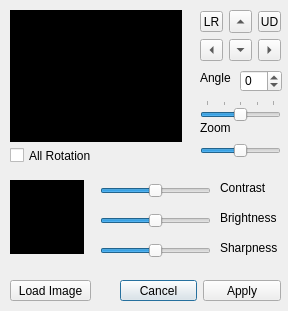
<?xml version="1.0" encoding="UTF-8"?>
<ui version="4.0">
 <class>Dialog_Import</class>
 <widget class="QDialog" name="Dialog_Import">
  <property name="geometry">
   <rect>
    <x>0</x>
    <y>0</y>
    <width>288</width>
    <height>311</height>
   </rect>
  </property>
  <property name="sizePolicy">
   <sizepolicy hsizetype="Maximum" vsizetype="Maximum">
    <horstretch>0</horstretch>
    <verstretch>0</verstretch>
   </sizepolicy>
  </property>
  <property name="windowTitle">
   <string>Import Texture</string>
  </property>
  <widget class="QDialogButtonBox" name="buttonBox_dialog">
   <property name="geometry">
    <rect>
     <x>120</x>
     <y>280</y>
     <width>161</width>
     <height>21</height>
    </rect>
   </property>
   <property name="locale">
    <locale language="English" country="UnitedStates"/>
   </property>
   <property name="orientation">
    <enum>Qt::Horizontal</enum>
   </property>
   <property name="standardButtons">
    <set>QDialogButtonBox::Apply|QDialogButtonBox::Cancel</set>
   </property>
  </widget>
  <widget class="QWidget" name="image_control" native="true">
   <property name="geometry">
    <rect>
     <x>200</x>
     <y>10</y>
     <width>81</width>
     <height>51</height>
    </rect>
   </property>
   <property name="maximumSize">
    <size>
     <width>101</width>
     <height>71</height>
    </size>
   </property>
   <layout class="QGridLayout" name="gridLayout">
    <item row="1" column="0">
     <widget class="QToolButton" name="toolButton_left">
      <property name="text">
       <string>...</string>
      </property>
      <property name="autoRepeat">
       <bool>true</bool>
      </property>
      <property name="arrowType">
       <enum>Qt::LeftArrow</enum>
      </property>
     </widget>
    </item>
    <item row="1" column="1">
     <widget class="QToolButton" name="toolButton_down">
      <property name="text">
       <string>...</string>
      </property>
      <property name="autoRepeat">
       <bool>true</bool>
      </property>
      <property name="arrowType">
       <enum>Qt::DownArrow</enum>
      </property>
     </widget>
    </item>
    <item row="1" column="2">
     <widget class="QToolButton" name="toolButton_right">
      <property name="text">
       <string>...</string>
      </property>
      <property name="autoRepeat">
       <bool>true</bool>
      </property>
      <property name="arrowType">
       <enum>Qt::RightArrow</enum>
      </property>
     </widget>
    </item>
    <item row="0" column="1">
     <widget class="QToolButton" name="toolButton_up">
      <property name="text">
       <string>...</string>
      </property>
      <property name="autoRepeat">
       <bool>true</bool>
      </property>
      <property name="arrowType">
       <enum>Qt::UpArrow</enum>
      </property>
     </widget>
    </item>
    <item row="0" column="2">
     <widget class="QToolButton" name="toolButton_updown">
      <property name="toolTip">
       <string>Mirror Up Down</string>
      </property>
      <property name="text">
       <string>UD</string>
      </property>
      <property name="arrowType">
       <enum>Qt::NoArrow</enum>
      </property>
     </widget>
    </item>
    <item row="0" column="0">
     <widget class="QToolButton" name="toolButton_leftright">
      <property name="toolTip">
       <string>Mirror Left Right</string>
      </property>
      <property name="text">
       <string>LR</string>
      </property>
      <property name="popupMode">
       <enum>QToolButton::DelayedPopup</enum>
      </property>
      <property name="arrowType">
       <enum>Qt::NoArrow</enum>
      </property>
     </widget>
    </item>
   </layout>
  </widget>
  <widget class="QLabel" name="sprite_view">
   <property name="enabled">
    <bool>true</bool>
   </property>
   <property name="geometry">
    <rect>
     <x>10</x>
     <y>10</y>
     <width>172</width>
     <height>132</height>
    </rect>
   </property>
   <property name="contextMenuPolicy">
    <enum>Qt::DefaultContextMenu</enum>
   </property>
   <property name="autoFillBackground">
    <bool>false</bool>
   </property>
   <property name="styleSheet">
    <string notr="true">QLabel {

	background-color: rgb(0, 0, 0);
}</string>
   </property>
   <property name="frameShape">
    <enum>QFrame::WinPanel</enum>
   </property>
   <property name="frameShadow">
    <enum>QFrame::Raised</enum>
   </property>
   <property name="lineWidth">
    <number>1</number>
   </property>
   <property name="text">
    <string/>
   </property>
   <property name="pixmap">
    <pixmap resource="resources.qrc">:/images/res/frame_import.png</pixmap>
   </property>
  </widget>
  <widget class="QPushButton" name="pushButton_loadImageButton">
   <property name="geometry">
    <rect>
     <x>10</x>
     <y>280</y>
     <width>81</width>
     <height>21</height>
    </rect>
   </property>
   <property name="toolTip">
    <string>Load your base path texture</string>
   </property>
   <property name="text">
    <string>Load Image</string>
   </property>
  </widget>
  <widget class="QCheckBox" name="checkBox_rotations">
   <property name="geometry">
    <rect>
     <x>10</x>
     <y>140</y>
     <width>81</width>
     <height>31</height>
    </rect>
   </property>
   <property name="text">
    <string>All Rotations</string>
   </property>
  </widget>
  <widget class="QSlider" name="slider_zoom">
   <property name="geometry">
    <rect>
     <x>200</x>
     <y>140</y>
     <width>81</width>
     <height>22</height>
    </rect>
   </property>
   <property name="minimum">
    <number>-30</number>
   </property>
   <property name="maximum">
    <number>30</number>
   </property>
   <property name="singleStep">
    <number>1</number>
   </property>
   <property name="value">
    <number>0</number>
   </property>
   <property name="orientation">
    <enum>Qt::Horizontal</enum>
   </property>
   <property name="tickInterval">
    <number>0</number>
   </property>
  </widget>
  <widget class="QLabel" name="label">
   <property name="geometry">
    <rect>
     <x>200</x>
     <y>70</y>
     <width>47</width>
     <height>16</height>
    </rect>
   </property>
   <property name="text">
    <string>Angle</string>
   </property>
  </widget>
  <widget class="QSpinBox" name="spinBox_angle">
   <property name="geometry">
    <rect>
     <x>240</x>
     <y>70</y>
     <width>42</width>
     <height>22</height>
    </rect>
   </property>
   <property name="minimum">
    <number>-180</number>
   </property>
   <property name="maximum">
    <number>180</number>
   </property>
  </widget>
  <widget class="QLabel" name="label_2">
   <property name="geometry">
    <rect>
     <x>200</x>
     <y>120</y>
     <width>47</width>
     <height>16</height>
    </rect>
   </property>
   <property name="text">
    <string>Zoom</string>
   </property>
  </widget>
  <widget class="QSlider" name="slider_angle">
   <property name="geometry">
    <rect>
     <x>200</x>
     <y>100</y>
     <width>81</width>
     <height>22</height>
    </rect>
   </property>
   <property name="minimum">
    <number>-180</number>
   </property>
   <property name="maximum">
    <number>180</number>
   </property>
   <property name="singleStep">
    <number>1</number>
   </property>
   <property name="value">
    <number>0</number>
   </property>
   <property name="orientation">
    <enum>Qt::Horizontal</enum>
   </property>
   <property name="tickPosition">
    <enum>QSlider::TicksAbove</enum>
   </property>
   <property name="tickInterval">
    <number>90</number>
   </property>
  </widget>
  <widget class="QLabel" name="sprite_preview">
   <property name="enabled">
    <bool>true</bool>
   </property>
   <property name="geometry">
    <rect>
     <x>10</x>
     <y>180</y>
     <width>74</width>
     <height>74</height>
    </rect>
   </property>
   <property name="contextMenuPolicy">
    <enum>Qt::DefaultContextMenu</enum>
   </property>
   <property name="autoFillBackground">
    <bool>false</bool>
   </property>
   <property name="styleSheet">
    <string notr="true">QLabel {

	background-color: rgb(0, 0, 0);
}</string>
   </property>
   <property name="frameShape">
    <enum>QFrame::WinPanel</enum>
   </property>
   <property name="frameShadow">
    <enum>QFrame::Raised</enum>
   </property>
   <property name="lineWidth">
    <number>1</number>
   </property>
   <property name="text">
    <string/>
   </property>
  </widget>
  <widget class="QSlider" name="slider_contrast">
   <property name="geometry">
    <rect>
     <x>100</x>
     <y>180</y>
     <width>111</width>
     <height>22</height>
    </rect>
   </property>
   <property name="minimum">
    <number>0</number>
   </property>
   <property name="maximum">
    <number>200</number>
   </property>
   <property name="singleStep">
    <number>1</number>
   </property>
   <property name="value">
    <number>100</number>
   </property>
   <property name="orientation">
    <enum>Qt::Horizontal</enum>
   </property>
   <property name="tickInterval">
    <number>0</number>
   </property>
  </widget>
  <widget class="QLabel" name="label_3">
   <property name="geometry">
    <rect>
     <x>220</x>
     <y>180</y>
     <width>47</width>
     <height>16</height>
    </rect>
   </property>
   <property name="text">
    <string>Contrast</string>
   </property>
  </widget>
  <widget class="QSlider" name="slider_brightness">
   <property name="geometry">
    <rect>
     <x>100</x>
     <y>210</y>
     <width>111</width>
     <height>22</height>
    </rect>
   </property>
   <property name="minimum">
    <number>0</number>
   </property>
   <property name="maximum">
    <number>200</number>
   </property>
   <property name="singleStep">
    <number>1</number>
   </property>
   <property name="value">
    <number>100</number>
   </property>
   <property name="orientation">
    <enum>Qt::Horizontal</enum>
   </property>
   <property name="tickInterval">
    <number>0</number>
   </property>
  </widget>
  <widget class="QLabel" name="label_4">
   <property name="geometry">
    <rect>
     <x>220</x>
     <y>210</y>
     <width>61</width>
     <height>16</height>
    </rect>
   </property>
   <property name="text">
    <string>Brightness</string>
   </property>
  </widget>
  <widget class="QSlider" name="slider_sharpness">
   <property name="geometry">
    <rect>
     <x>100</x>
     <y>240</y>
     <width>111</width>
     <height>22</height>
    </rect>
   </property>
   <property name="minimum">
    <number>0</number>
   </property>
   <property name="maximum">
    <number>200</number>
   </property>
   <property name="singleStep">
    <number>1</number>
   </property>
   <property name="value">
    <number>100</number>
   </property>
   <property name="orientation">
    <enum>Qt::Horizontal</enum>
   </property>
   <property name="tickInterval">
    <number>0</number>
   </property>
  </widget>
  <widget class="QLabel" name="label_5">
   <property name="geometry">
    <rect>
     <x>220</x>
     <y>240</y>
     <width>61</width>
     <height>16</height>
    </rect>
   </property>
   <property name="text">
    <string>Sharpness</string>
   </property>
  </widget>
 </widget>
 <resources>
  <include location="resources.qrc"/>
  <include location="resources.qrc"/>
 </resources>
 <connections>
  <connection>
   <sender>buttonBox_dialog</sender>
   <signal>clicked(QAbstractButton*)</signal>
   <receiver>Dialog_Import</receiver>
   <slot>accept()</slot>
   <hints>
    <hint type="sourcelabel">
     <x>280</x>
     <y>190</y>
    </hint>
    <hint type="destinationlabel">
     <x>157</x>
     <y>189</y>
    </hint>
   </hints>
  </connection>
  <connection>
   <sender>buttonBox_dialog</sender>
   <signal>rejected()</signal>
   <receiver>Dialog_Import</receiver>
   <slot>reject()</slot>
   <hints>
    <hint type="sourcelabel">
     <x>280</x>
     <y>190</y>
    </hint>
    <hint type="destinationlabel">
     <x>271</x>
     <y>189</y>
    </hint>
   </hints>
  </connection>
  <connection>
   <sender>slider_angle</sender>
   <signal>valueChanged(int)</signal>
   <receiver>spinBox_angle</receiver>
   <slot>setValue(int)</slot>
   <hints>
    <hint type="sourcelabel">
     <x>248</x>
     <y>108</y>
    </hint>
    <hint type="destinationlabel">
     <x>264</x>
     <y>83</y>
    </hint>
   </hints>
  </connection>
  <connection>
   <sender>spinBox_angle</sender>
   <signal>valueChanged(int)</signal>
   <receiver>slider_angle</receiver>
   <slot>setValue(int)</slot>
   <hints>
    <hint type="sourcelabel">
     <x>248</x>
     <y>86</y>
    </hint>
    <hint type="destinationlabel">
     <x>225</x>
     <y>107</y>
    </hint>
   </hints>
  </connection>
 </connections>
</ui>
